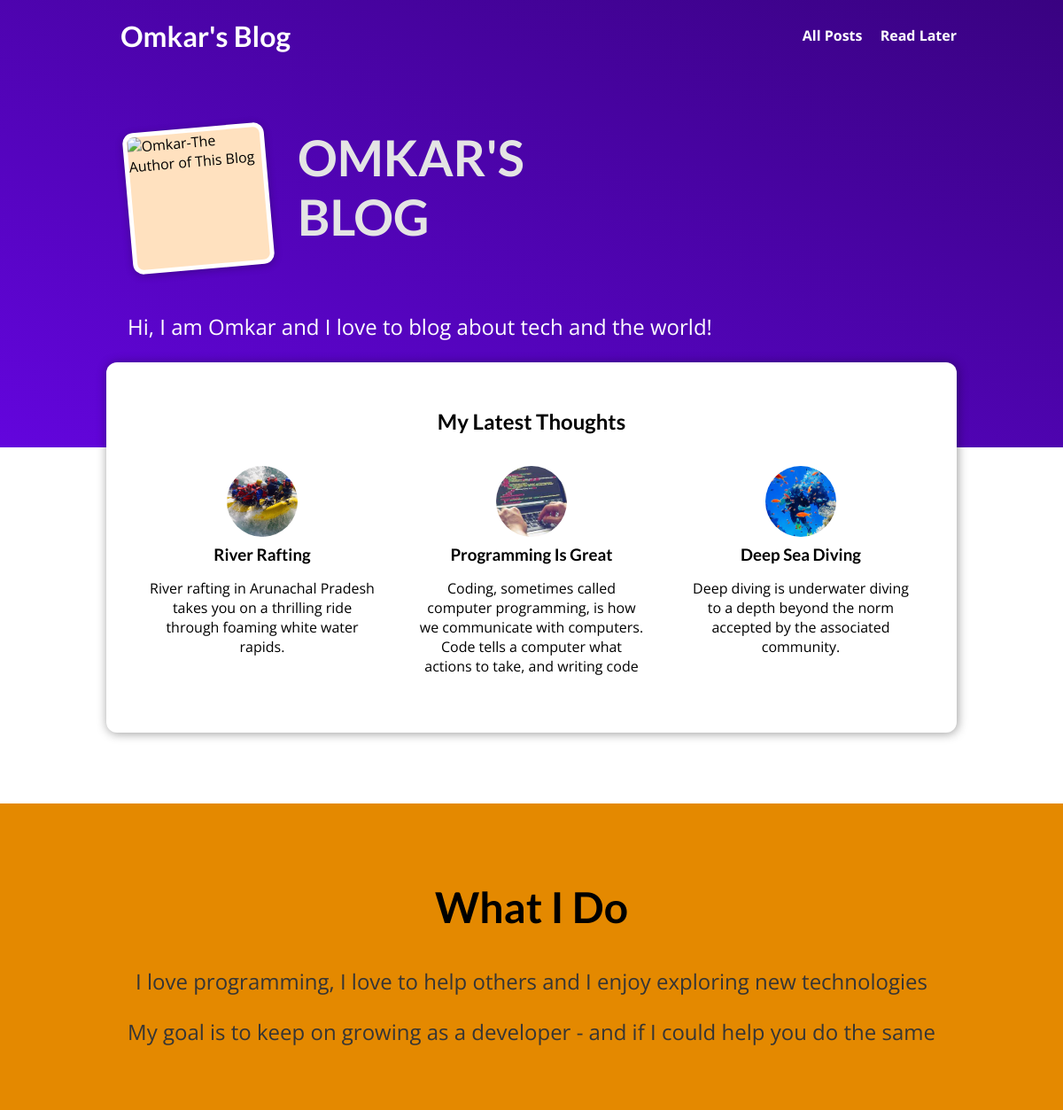
The page / on the database its author committed.
### blog/models.py (models this page shows, shortened)
class Posts(models.Model):
    title = models.CharField(max_length=150)
    excerpt = models.CharField(max_length=200)
    image = models.ImageField(upload_to='posts', null=True)
    date = models.DateField(auto_now=True)
    slug = models.SlugField(unique=True, db_index=True)
    content = models.TextField(validators=[MinLengthValidator(10)])
    author = models.ForeignKey(
        Author, on_delete=models.SET_NULL, related_name='posts', null=True)
    tag = models.ManyToManyField(Tag)

### blog/views.py (the view)
# urls.py: path('', views.StartingPageView.as_view(), name='starting-page'),
class StartingPageView(ListView):
    template_name = 'blog/index.html'
    model = Posts
    ordering = ['-date']
    context_object_name = 'posts'
    def get_queryset(self):
        queryset = super().get_queryset()
        data = queryset[:3]
        return data

### blog/templates/blog/index.html (shortened to what this page needs)
{% extends 'base.html' %}
{% load static %}
{% block css_files %}
 <link rel="stylesheet" href="{% static 'blog/includes/posts.css' %}" />
 <link rel="stylesheet" href="{% static 'blog/index.css' %}" />
{% endblock %}
{% block content %}
<section id="welcome">
  <header>
    <img src="" alt="Omkar-The Author of This Blog" />
    <h2>OMKAR'S BLOG</h2>
  </header>
  <p>Hi, I am Omkar and I love to blog about tech and the world!</p>
</section>
<section id="latest-posts">
  <h2>My Latest Thoughts</h2>
  <ul>
    {% for post in posts %}
      {% include 'blog/includes/posts.html' %}
    {% endfor %}
  </ul>
</section>
<section id="about">
  <h2>What I Do</h2>
  <p>I love programming, I love to help others and I enjoy exploring new technologies</p>
  <p>My goal is to keep on growing as a developer - and if I could help you do the same</p>
</section>
{% endblock %}

### blog/templates/blog/includes/posts.html
{% load static %}
<li>
  <article class="post">
    <a href="{% url 'post-detail-page' post.slug %}">
      <img src="{{ post.image.url }}" alt="{{post.title}}" />
      <div class="post_content">
        <h3>{{post.title}}</h3>
        <p> {{post.excerpt}}</p>
      </div>
    </a>
  </article>
</li>

### static/styles.css (style rules this page uses)
* { box-sizing: border-box; }
html { font-family: 'Open Sans', 'Lato', sans-serif; }
body { margin: 0; }
h1, h2, h3 { font-family: 'Lato', sans-serif; font-weight: bold; }

### blog/static/blog/includes/posts.css (style rules this page uses)
.post { display: flex; flex-direction: column; align-items: center; text-align: center; }
.post a { text-decoration: none; color: black; transition: all 0.2s ease; padding: 1rem; }
.post img { width: 5rem; height: 5rem; object-fit: cover; border-radius: 50%; }
.post h3 { margin: 0.25rem 0; }

### blog/static/blog/index.css (style rules this page uses)
#welcome { background: linear-gradient(to right top, #6305dd, #390281); padding: 6rem 12%; }
#welcome header { display: flex; align-items: flex-start; margin: 3rem auto; }
#welcome img { width: 10rem; height: 10rem; object-fit: cover; object-position: top; border: 5px solid white; border-radius: 12px; background-color: #ffe1bf; transform: rotateZ(-5deg); box-shadow: 0 2px 8px rgba(0, 0, 0, 0.25); }
#welcome h2 { font-size: 3.5rem; margin: 0 0 0 2rem; color: #e4e4e4; width: 10rem; }
#welcome p { color: white; font-size: 1.5rem; }
#latest-posts { background-color: white; padding: 2rem; border-radius: 12px; width: 60rem; margin: -6rem auto 2rem auto; box-shadow: 1px 1px 12px rgba(0, 0, 0, 0.4); }
#latest-posts h2 { text-align: center; }
#latest-posts ul { list-style: none; margin: 0; padding: 0; display: flex; gap: 1rem; }
#latest-posts li { flex: 1; }
#about { text-align: center; padding: 3rem; background-color: #e48900; margin-top: 5rem; }
#about h2 { font-size: 3rem; }
#about p { font-size: 1.5rem; color: #353535; }

### rows shown on the page
Posts: image (picture), title "River Rafting", excerpt "River rafting in Arunachal Pradesh takes you on a thrilling ride through foaming white water rapids."
Posts: image (picture), title "Programming Is Great", excerpt "Coding, sometimes called computer programming, is how we communicate with computers. Code tells a computer what actions to take, and writing code"
Posts: image (picture), title "Deep Sea Diving", excerpt "Deep diving is underwater diving to a depth beyond the norm accepted by the associated community."
